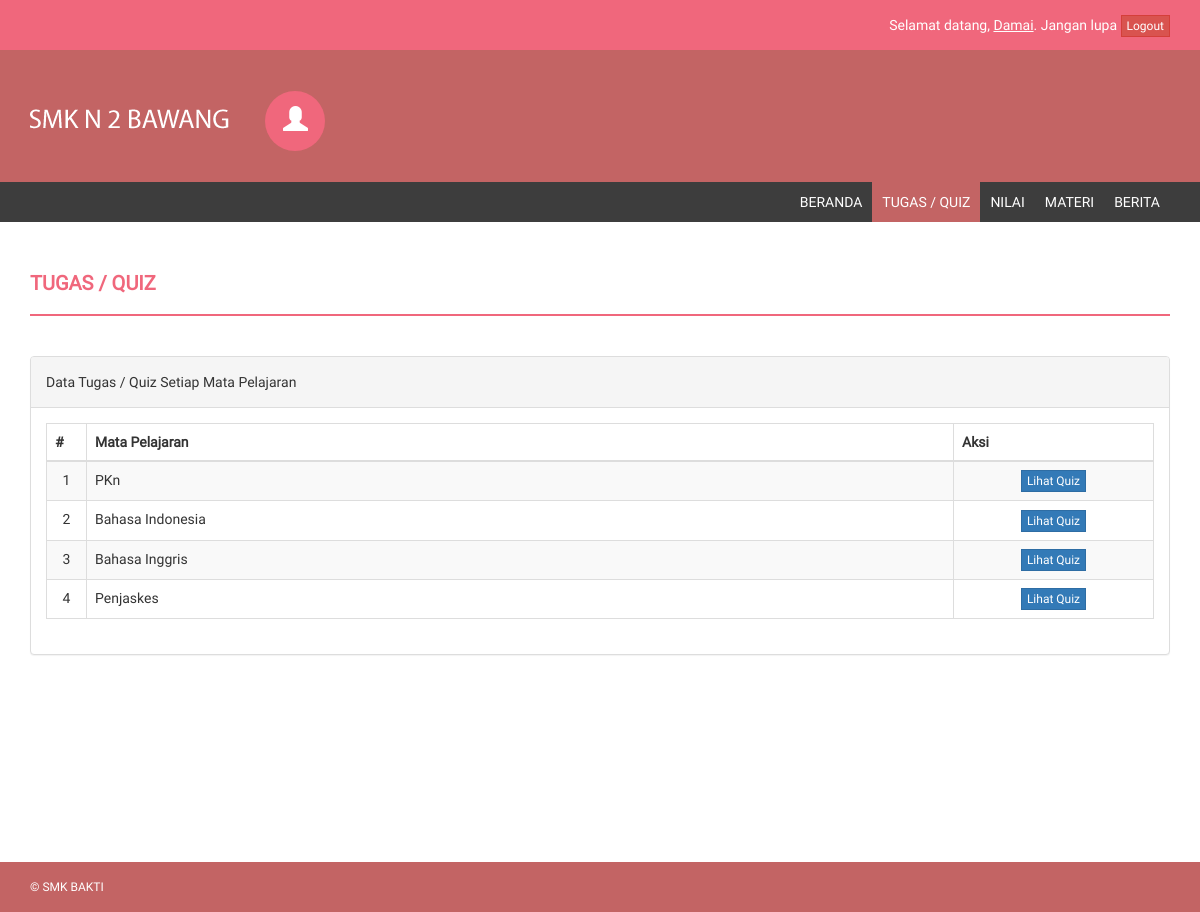
Page /?page=quiz (signed in) on the committed database.
### tables this page shows
CREATE TABLE `tb_siswa` (
  `id_siswa` int(11) NOT NULL,
  `nis` varchar(20) NOT NULL,
  `nama_lengkap` varchar(50) NOT NULL,
  `tempat_lahir` varchar(20) DEFAULT NULL,
  `tgl_lahir` date DEFAULT NULL,
  `jenis_kelamin` enum('L','P') NOT NULL,
  `agama` varchar(20) DEFAULT NULL,
  `nama_ayah` varchar(50) DEFAULT NULL,
  `nama_ibu` varchar(50) DEFAULT NULL,
  `no_telp` varchar(15) DEFAULT NULL,
  `email` varchar(100) DEFAULT NULL,
  `alamat` text,
  `id_kelas` int(5) NOT NULL,
  `thn_masuk` int(5) DEFAULT NULL,
  `foto` varchar(100) DEFAULT NULL,
  `username` varchar(40) DEFAULT NULL,
  `password` varchar(40) DEFAULT NULL,
  `pass` varchar(40) DEFAULT NULL,
  `status` enum('aktif','tidak aktif') DEFAULT NULL
);

CREATE TABLE `tb_mapel` (
  `id` int(11) NOT NULL,
  `kode_mapel` varchar(10) NOT NULL,
  `mapel` varchar(100) NOT NULL
);

### index.php (the view, shortened to what this page needs)
<?php
include "+koneksi.php";
if(!@$_SESSION['siswa']) {
    if(@$_GET['hal'] == 'daftar') {
        include "register.php";
    } else {
        include "login.php";
    }
} else { ?>
<!DOCTYPE html>
<html>
<head>
    <link href="style/assets/css/bootstrap.css" rel="stylesheet" />
    <link href="style/assets/css/font-awesome.css" rel="stylesheet" />
    <link href="style/assets/css/style.css" rel="stylesheet" />
</head>
<body>
<?php
$sql_terlogin = mysqli_query($db, "SELECT * FROM tb_siswa JOIN tb_kelas ON tb_siswa.id_siswa = '$_SESSION[siswa]' AND tb_kelas.id_kelas = tb_siswa.id_kelas") or die ($db->error);
$data_terlogin = mysqli_fetch_array($sql_terlogin);
?>
    <header>
        <div class="container">
            <div class="row">
                <div class="col-md-12">
                    Selamat datang, <u><?php echo ucfirst($data_terlogin['username']); ?></u>. Jangan lupa <a href="inc/logout.php?sesi=siswa" class="btn btn-xs btn-danger">Logout</a>
                </div>
            </div>
        </div>
    </header>
    <div class="navbar navbar-inverse set-radius-zero">
        <div class="container">
            <div class="navbar-header">
                <a class="navbar-brand" href="./">
                    <img src="style/assets/img/logo.png" />
                </a>
            </div>
            <div class="left-div">
                <div class="user-settings-wrapper">
                    <ul class="nav">
                        <li class="dropdown">
                            <a class="dropdown-toggle" data-toggle="dropdown" href="#" aria-expanded="false">
                                <span class="glyphicon glyphicon-user" style="font-size: 25px;"></span>
                            </a>
                        </li>
                    </ul>
                </div>
            </div>
        </div>
    </div>
    <section class="menu-section">
        <div class="container">
            <div class="row">
                <div class="col-md-12">
                    <div class="navbar-collapse collapse ">
                        <ul id="menu-top" class="nav navbar-nav navbar-right">
                            <li><a <?php if(@$_GET['page'] == '') { echo 'class="menu-top-active"'; } ?> href="./">Beranda</a></li>
                            <li><a <?php if(@$_GET['page'] == 'quiz') { echo 'class="menu-top-active"'; } ?> href="?page=quiz">Tugas / Quiz</a></li>
                            <li><a <?php if(@$_GET['page'] == 'nilai') { echo 'class="menu-top-active"'; } ?> href="?page=nilai">Nilai</a></li>
                            <li><a <?php if(@$_GET['page'] == 'materi') { echo 'class="menu-top-active"'; } ?> href="?page=materi">Materi</a></li>
                            <li><a <?php if(@$_GET['page'] == 'berita') { echo 'class="menu-top-active"'; } ?> href="?page=berita">Berita</a></li>
                        </ul>
                    </div>
                </div>
            </div>
        </div>
    </section>
    <div class="content-wrapper">
        <div class="container" id="wadah">
        <?php
        if(@$_GET['page'] == '') {
            include "inc/beranda.php";
        } else if(@$_GET['page'] == 'quiz') {
            include "inc/quiz.php";
        } else if(@$_GET['page'] == 'nilai') {
            include "inc/nilai.php";
        } else if(@$_GET['page'] == 'materi') {
            include "inc/materi.php";
        } else if(@$_GET['page'] == 'berita') {
            include "inc/berita.php";
        } ?>
        </div>
    </div>
    <footer>
        <div class="container">
            <div class="row">
                <div class="col-md-12">
                    &copy; SMK BAKTI
            </div>
        </div>
    </footer>
</body>
</html>
<?php
}
?>

### inc/quiz.php (shortened to what this page needs)
<?php
$no = 1;
if(@$_GET['action'] != 'kerjakansoal') { ?>
<div class="row">
    <div class="col-md-12">
        <h4 class="page-head-line">Tugas / Quiz</h4>
    </div>
</div>
<?php
}
if(@$_GET['action'] == '') { ?>
	<div class="row">
	    <div class="col-md-12">
	        <div class="panel panel-default">
	            <div class="panel-heading">Data Tugas / Quiz Setiap Mata Pelajaran</div>
	            <div class="panel-body">
	                <div class="table-responsive">
	                    <table class="table table-striped table-bordered table-hover">
	                        <thead>
	                            <tr>
	                                <th>#</th>
	                                <th>Mata Pelajaran</th>
	                                <th>Aksi</th>
	                            </tr>
	                        </thead>
	                        <tbody>
	                        <?php
	                        $sql_mapel = mysqli_query($db, "SELECT * FROM tb_mapel") or die ($db->error);
	                        while($data_mapel = mysqli_fetch_array($sql_mapel)) { ?>
	                            <tr>
	                                <td width="40px" align="center"><?php echo $no++; ?></td>
	                                <td><?php echo $data_mapel['mapel']; ?></td>
	                                <td width="200px" align="center">
	                                	<a href="?page=quiz&action=daftartopik&id_mapel=<?php echo $data_mapel['id']; ?>" class="btn btn-primary btn-xs">Lihat Quiz</a>
	                                </td>
	                            </tr>
	                        	<?php
	                        } ?>
	                        </tbody>
	                    </table>
	                </div>
	            </div>
	        </div>
	    </div>
	</div>
<?php
} else if(@$_GET['action'] == 'daftartopik') { ?>
	<div class="row">
	    <div class="col-md-12">
	        <div class="panel panel-default">
	            <div class="panel-heading">Data Tugas / Quiz Setiap Mata Pelajaran</div>
	            <div class="panel-body">
					<div class="table-responsive">
					<?php
					$id_mapel = @$_GET['id_mapel'];
					$id_siswa = $_SESSION['siswa'];
					$sql_tq = mysqli_query($db, "SELECT * FROM tb_topik_quiz WHERE id_mapel = '$id_mapel' AND id_kelas = '$data_terlogin[id_kelas]' AND status = 'aktif'") or die ($db->error);
					$countsoal = mysqli_num_rows($sql_tq);
					if($countsoal > 0) {
						while($data_tq = mysqli_fetch_array($sql_tq)) { ?>
						<table width="100%">
							<tr>
								<td valign="top">No. ( <?php echo $no++; ?> )</td>
								<td>
									<table class="table">
									    <thead>
									        <tr>
									            <td width="20%"><b>Judul</b></td>
									            <td>:</td>
									            <td width="65%"><?php echo $data_tq['judul']; ?></td>
									        </tr>
									    </thead>
									    <tbody>
									        <tr>
									            <td>Tanggal Pembuatan</td>
									            <td>:</td>
									            <td><?php echo tgl_indo($data_tq['tgl_buat']); ?></td>
									        </tr>
									        <tr>
									            <td>Pembuat</td>
									            <td>:</td>
									            <td>
									            	<?php
									            	if($data_tq['pembuat'] != 'admin') {
									            		$sql_peng = mysqli_query($db, "SELECT * FROM tb_pengajar WHERE id_pengajar = '$data_tq[pembuat]'") or die ($db->error);
									            		$data_peng = mysqli_fetch_array($sql_peng);
									            		echo $data_peng['nama_lengkap'];
									            	} else {
									            		echo $data_tq['pembuat'];
									            	} ?>
									            </td>
									        </tr>
									        <tr>
									            <td>Waktu Pengerjaan</td>
									            <td>:</td>
									            <td><?php echo $data_tq['waktu_soal'] / 60 ." menit"; ?></td>
									        </tr>
									        <tr>
									            <td>Info</td>
									            <td>:</td>
									            <td><?php echo $data_tq['info']; ?></td>
									        </tr>
									        <tr>
									        	<td></td>
									        	<td></td>
									        	<td>
															<a href="?page=quiz&action=infokerjakan&id_tq=<?php echo $data_tq['id_tq']; ?>" class="btn btn-primary btn-xs">Kerjakan Soal</a>
																									</td>
									        </tr>
									    </tbody>
									</table>
								</td>
							</tr>
						</table>
						<?php
						}
					} else { ?>
						<div class="alert alert-danger">Data quiz yang berada di kelas ini dengan mapel tersebut tidak ada</div>
						<?php
					} ?>
					</div>
	            </div>
	        </div>
	    </div>
	</div>
	<?php
} else if(@$_GET['action'] == 'infokerjakan') { ?>
	<div class="row">
	    <div class="col-md-12">
	        <div class="panel panel-default">
	            <div class="panel-heading">Informasi Tugas / Quiz</div>
	            <div class="panel-body">
	            <?php
	            $sql_nilai = mysqli_query($db, "SELECT * FROM tb_nilai_pilgan WHERE id_tq = '$_GET[id_tq]' AND id_siswa = '$_SESSION[siswa]'") or die ($db->error);
	            $sql_jwb = mysqli_query($db, "SELECT * FROM tb_jawaban WHERE id_tq = '$_GET[id_tq]' AND id_siswa = '$_SESSION[siswa]'") or die ($db->error);
	            if(mysqli_num_rows($sql_nilai)> 0 || mysqli_num_rows($sql_jwb) > 0) {
	            	echo "Anda sudah mengerjakan ujian / test ini, silahkan lihat nilai Anda di halaman nilai.";
	            } else { ?>
					1. Baca dengan seksama dan teliti sebelum mengerjakan Tugas / Quiz.<br />
					2. Pastikan koneksi anda terjamin dan bagus.<br />
					3. Pilih browser yang versi terbaru.<br />
					4. Jika mati lampu hubungi pengajar mata pelajaran terkait untuk melakukan jian ulang.
					<?php
				} ?>
	            </div>
	            <div class="panel-footer">
					<?php
					if(mysqli_num_rows($sql_nilai) > 0 || mysqli_num_rows($sql_jwb) > 0) { ?>
						<a href="?page=quiz" class="btn btn-primary">Kembali</a>
						<?php
					} else {
						$sql_cek_soal_pilgan = mysqli_query($db, "SELECT * FROM tb_soal_pilgan WHERE id_tq = '$_GET[id_tq]'") or die ($db->error);
						$sql_cek_soal_essay = mysqli_query($db, "SELECT * FROM tb_soal_essay WHERE id_tq = '$_GET[id_tq]'") or die ($db->error);
						if(mysqli_num_rows($sql_cek_soal_pilgan) > 0) { ?>
							<a href="soal.php?id_tq=<?php echo @$_GET['id_tq']; ?>" class="btn btn-primary">Mulai Mengerjakan</a>
						<?php
						} else { ?>
							<a onclick="alert('Data soal tidak ditemukan, mungkin karena belum dibuat. Silahkan hubungi guru yang bersangkutan');" class="btn btn-primary">Mulai Mengerjakan</a>
						<?php
						} ?>
						<a href="?page=quiz" class="btn btn-primary">Kembali</a>
					<?php
					} ?>
				</div>
	        </div>
	    </div>
	</div>
	<?php
}
?>

### style/assets/css/style.css (style rules this page uses)
body { font-family: 'Roboto', sans-serif; line-height: 30px; }
.set-radius-zero { border-radius: 0px; -moz-border-radius: 0px; -webkit-border-radius: 0px; }
.content-wrapper { margin-top: 40px; min-height: 600px; padding-bottom: 60px; }
.page-head-line { font-weight: 900; padding-bottom: 20px; border-bottom: 2px solid #F0677C; text-transform: uppercase; color: #F0677C; font-size: 20px; margin-bottom: 40px; }
.btn { border-radius: 0px; -webkit-border-radius: 0px; -moz-border-radius: 0px; }
header { background-color: #F0677C; color: #fff; padding: 10px; text-align: right; }
.left-div { padding-left: 30px; margin-top: 40px; margin-bottom: 30px; }
.navbar-brand { width: 250px; padding-top: 30px; }
.user-settings-wrapper .nav > li > a { position: relative; display: block; padding: 15px 18px; border-radius: 50%; -webkit-border-radius: 50%; -moz-border-radius: 50%; height: 60px; width: 60px; background-color: #F0677C; color: #fff; }
.user-settings-wrapper { margin-top: 10px; }
.user-settings-wrapper li { display: inline-block; }
.menu-section { background-color: #3D3D3D; }
#menu-top a { color: #FFF; text-decoration: none; font-weight: 500; padding: 10px 10px 10px 10px; text-transform: uppercase; }
.menu-top-active { background-color: #C36464; }
.navbar-inverse { background-color: #C36464; border-color: transparent; }
.navbar { margin-bottom: 0px; }
footer { padding: 10px; color: #fff; font-size: 12px; background-color: #C36464; }

### rows in the picture
tb_siswa: username "Damai"
tb_mapel: mapel "PKn"
tb_mapel: mapel "Bahasa Indonesia"
tb_mapel: mapel "Bahasa Inggris"
tb_mapel: mapel "Penjaskes"
